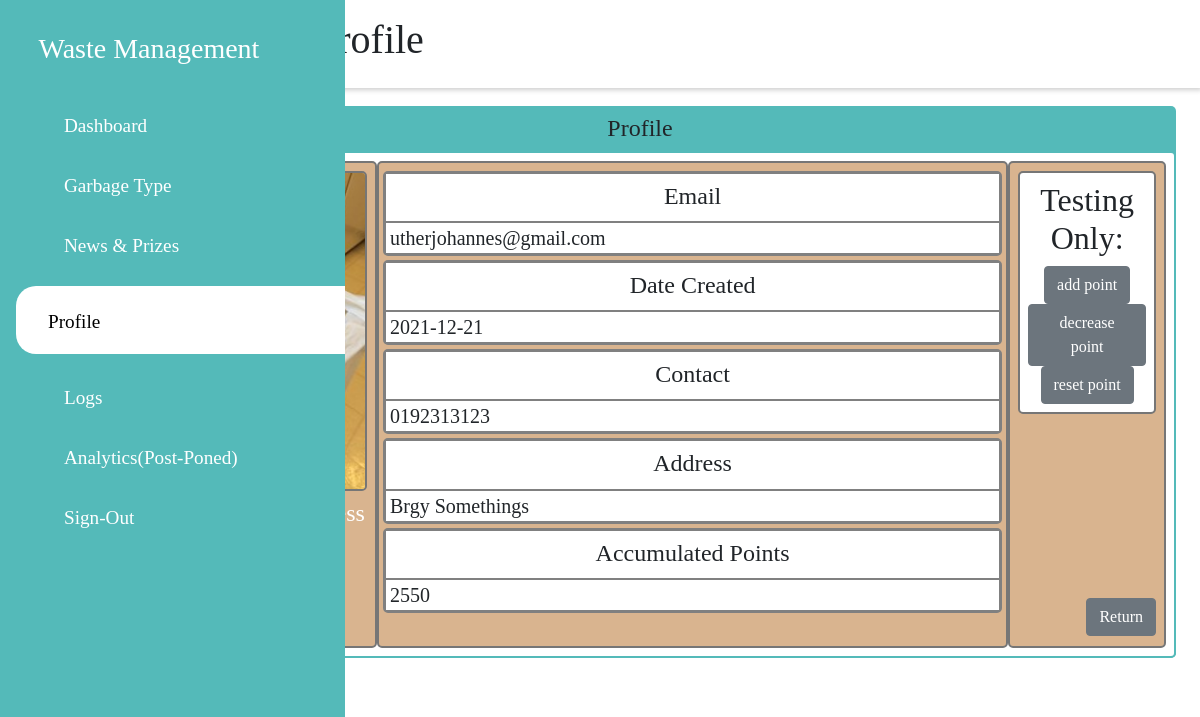
Screenshot of /admin/viewmemberprofile.php?ID=6 (signed in) with the database file from the repository.
### tables this page shows
CREATE TABLE `members` (
  `id` int(11) NOT NULL,
  `profilename` varchar(255) NOT NULL,
  `fullname` varchar(255) NOT NULL,
  `status` varchar(255) NOT NULL,
  `username` varchar(255) NOT NULL,
  `password` varchar(255) NOT NULL,
  `datecreated` date NOT NULL,
  `email` varchar(255) NOT NULL,
  `contact` varchar(255) NOT NULL,
  `address` varchar(255) NOT NULL,
  `img_name` varchar(255) NOT NULL,
  `points` int(11) NOT NULL
);

### admin/viewmemberprofile.php (the view, shortened to what this page needs)
<?php
include ('connections/connection.php');
if (!isset($_GET['ID'])){
    $_SESSION['view'] = "<div class='message warning'>User Not Found.</div>";
    header("Location: members.php");
} else {
    $id = $_GET['ID'];
    $sql = "SELECT * FROM members WHERE id = $id";
    $result = mysqli_query($conn, $sql);
    $rows = mysqli_fetch_assoc($result);
}
?>
<!DOCTYPE HTML>
<html>
<head>
    <link href="css/newstyle.css" rel="stylesheet" type="text/css" /></link>
    <link href="css/prize.css" rel="stylesheet" type="text/css" /></link>
    <link href="css/news.css" rel="stylesheet" type="text/css" /></link>
    <link href="css/members.css" rel="stylesheet" type="text/css" /></link>
    <link rel="stylesheet" href="https://maxst.icons8.com/vue-static/landings/line-awesome/font-awesome-line-awesome/css/all.min.css">
    <link rel="stylesheet" href="https://maxst.icons8.com/vue-static/landings/line-awesome/line-awesome/1.3.0/css/line-awesome.min.css">
    <link rel="stylesheet" type="text/css" href="https://cdn.jsdelivr.net/npm/slick-carousel@1.8.1/slick/slick.css"/>
    <link href="https://cdn.jsdelivr.net/npm/bootstrap@5.1.3/dist/css/bootstrap.min.css" rel="stylesheet">
</head>
<body>
    <div class="sidebar">
        <div class="sidebar-brand">
        <h3><span class="las la-leaf"></span> <span>Waste Management</span> </h3>
        </div>
        <div class="sidebar-menu">
            <ul>
                <li>
                    <a href="newindex.php"><span class="las la-signal"></span>
                    <span>Dashboard</span></a>
                </li>
                <li>
                    <a href="garbagetype.php"><span class="las la-signal"></span>
                    <span>Garbage Type</span></a>
                </li>
                <li>
                    <a href="carousel.php"><span class="las la-signal"></span>
                    <span>News & Prizes</span></a>
                </li>
                <li>
                    <a href="members.php" class="active"><span class="las la-signal"></span>
                    <span>Profile</span></a>
                </li>
                <li>
                    <a href="actionlog.php"><span class="las la-signal"></span>
                    <span>Logs</span></a>
                </li>
                <li>
                    <a href="#"><span class="las la-signal"></span>
                    <span>Analytics(Post-Poned)</span></a>
                </li>
                <li>
                    <a href="logout.php" onclick="return confirm('Are you sure')"><span class="las la-signal"></span>
                    <span>Sign-Out</span></a>
                </li>
            </ul>
        </div>
    </div>
    <div class="main-content">
        <header>
            <h1>
                <label for="navigation-toggle">
                    <div><span class="las la-bars"></span><?php echo $rows['profilename'];?>'s Profile</div>
                </label>
            </h1>
        </header>
        <main>
            <div class="profiletitle">
                    <h4 style="text-align: center;">Profile</h4>
                <div class="profile-grid">
                    <div class="profileleft">
                            <div style="text-align: center;">
                            </div>
                        <div class="profilename" style="text-align: center;">
                                <h4>Profile Name: <a style="color:white"><?php echo $rows['profilename'];?></a></h4>
                                <h4>Fullname : <a style="color:white"><?php echo $rows['fullname'];?></a></h4>
                                <h4>Status : <a style="color:white"><?php echo $rows['status'];?></a></h4>
                        </div>
                    </div>
                    <div class="profilemiddle">
                        <div class="pmcontent">
                            <div class="pmtitle">
                                <h4>Email</h4>
                            </div>
                            <div class="pmdesc">
                                <a><?php echo $rows['email'];?></a>
                            </div>
                        </div>
                        <div class="pmcontent">
                            <div class="pmtitle">
                                <h4>Date Created</h4>
                            </div>
                            <div class="pmdesc">
                                <a><?php echo $rows['datecreated'];?></a>
                            </div>
                        </div>
                        <div class="pmcontent">
                            <div class="pmtitle">
                                <h4>Contact</h4>
                            </div>
                            <div class="pmdesc">
                                <a><?php echo $rows['contact'];?></a>
                            </div>
                        </div>
                        <div class="pmcontent">
                            <div class="pmtitle">
                                <h4>Address</h4>
                            </div>
                            <div class="pmdesc">
                                <a><?php echo $rows['address'];?></a>
                            </div>
                        </div>
                        <div class="pmcontent">
                            <div class="pmtitle">
                                <h4>Accumulated Points</h4>
                            </div>
                            <div class="pmdesc">
                                <a><?php echo $rows['points'];?></a>
                            </div>
                        </div>
                    </div>
                    <div class="profileright">
                        <div class="profileaction">
                            <h2>Testing Only:</h2>
                            <a href="addpoints.php?ID=<?php echo $id = $_GET['ID'];;?>" class="btn btn-secondary">add point</a>
                            <a href="decreasepoint.php?ID=<?php echo $id = $_GET['ID'];;?>" class="btn btn-secondary">decrease point</a>
                            <a href="resetpoint.php?ID=<?php echo $id = $_GET['ID'];;?>" class="btn btn-secondary">reset point</a>
                        </div>
                        <div style="text-align: right;margin-top:11.5rem;">
                            <a href="members.php?" class="btn btn-secondary">Return</a>
                        </div>
                    </div>
                </div>
            </div>
        </main>
    </div>
</body>
</html>

### admin/css/newstyle.css (style rules this page uses)
* { padding: 0%; margin: 0%; box-sizing: border-box; list-style-type: none; text-decoration: none !important; font-family: '游ゴシック'; }
.sidebar { transition: left 300ms; width: 345px; position: fixed; left: 0%; top: 0%; height: 100%; background: #54BAB9; z-index: 100; }
.main-content { transition: margin-left 300ms; margin-left: 345px; }
.sidebar-brand { height: 90px; padding: 1rem 0rem 1rem 2rem; color: white; font-size: 1rem; margin-top: 1rem; margin-bottom: -1rem; }
.sidebar-brand span { display: inline-block; padding-right: 0rem; }
.sidebar-menu li { width: 100%; margin-bottom: 1.5rem; padding-left: -1rem; margin-left: -1rem; }
.sidebar-menu a { display: block; color: white; font-size: 1.2rem; padding-left: -1rem; }
.sidebar-menu a span:first-child { font-size: 1.5rem; padding-right: 1rem; margin-left: 1rem; }
.sidebar-menu a.active { background:white; padding-top: 1rem; padding-bottom: 1rem; color:black; border-radius: 20px 0px 0px 20px; margin-right: -1rem; }
.sidebar-menu { margin-top: 1rem; }
header { display: flex; justify-content: space-between; padding:1rem 1.5rem; box-shadow: 2px 2px 5px rgba(0,0,0,0.2); position: fixed; left: 345px; top: 0%; width: calc(100% - 345px); z-index: 100; transition: 300ms; background: white; }
header label span { font-size: 1.7rem; padding-right: 1rem; }
main { margin-top: 45px; padding: 2rem 1.5rem; background: #ffffff; min-height: calc(100vh -90px); }
@media only screen and (max-width: 1200px) { .main-content { margin-left: 80px; } }
@media only screen and (max-width: 1200px) { .main-content header { width: calc(100% - 80px); left: 80px; } }

### admin/css/members.css (style rules this page uses)
.profile-grid { display: grid; grid-template-columns: 25% 60% 15%; border: 2px solid #54BAB9; border-radius: 5px; padding: .5rem; background: white; }
.profiletitle { margin-top: 1rem; background: #54BAB9; border-radius: 5px; padding-top: .5rem; }
.profileleft { background: #d9b48fff; border: 2px solid #767676; border-radius: 5px; padding: .5rem; }
.profilename { padding-top: .5rem; }
.profilemiddle { background: #d9b48fff; border: 2px solid #767676; border-radius: 5px; padding: .25rem; }
.pmcontent { background: white; border: 2px solid gray; border-radius: 5px; margin-top: .25rem; }
.pmtitle { border: 1px solid gray; padding:.15rem; text-align: center; padding-top: .5rem; }
.pmdesc { border: 1px solid gray; }
.pmdesc a { font-size:1.25rem; padding:.25rem; }
.profileright { background: #d9b48fff; border: 2px solid #767676; border-radius: 5px; padding: .5rem; }
.profileaction { background: white; border: 2px solid #767676; border-radius: 5px; padding: .5rem; text-align: center; }

### rows the page displays
members: profilename "Johanness", email "utherjohannes@gmail.com", datecreated "2021-12-21", contact "0192313123", address "Brgy Somethings", points "2550"
